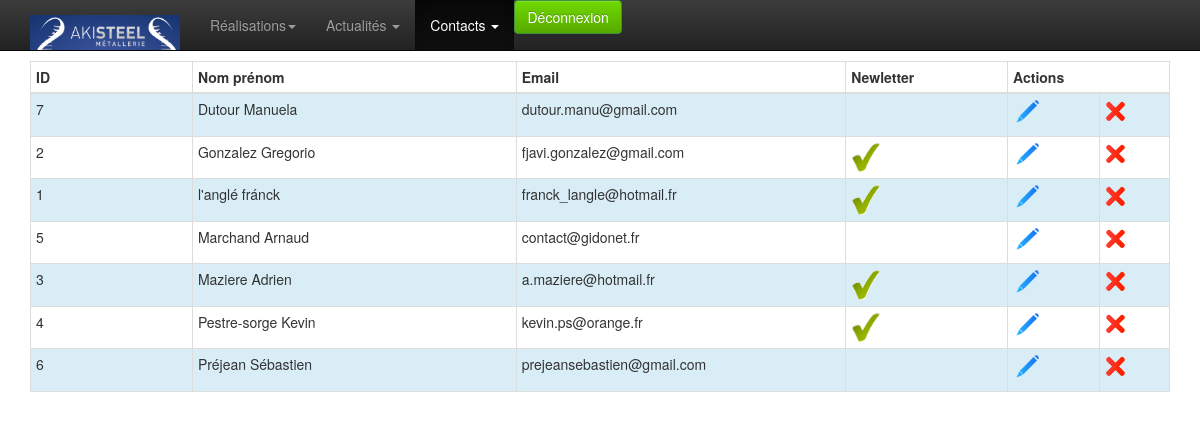
/admin/contact-list.php (signed in), run on an earlier commit of the app's database.
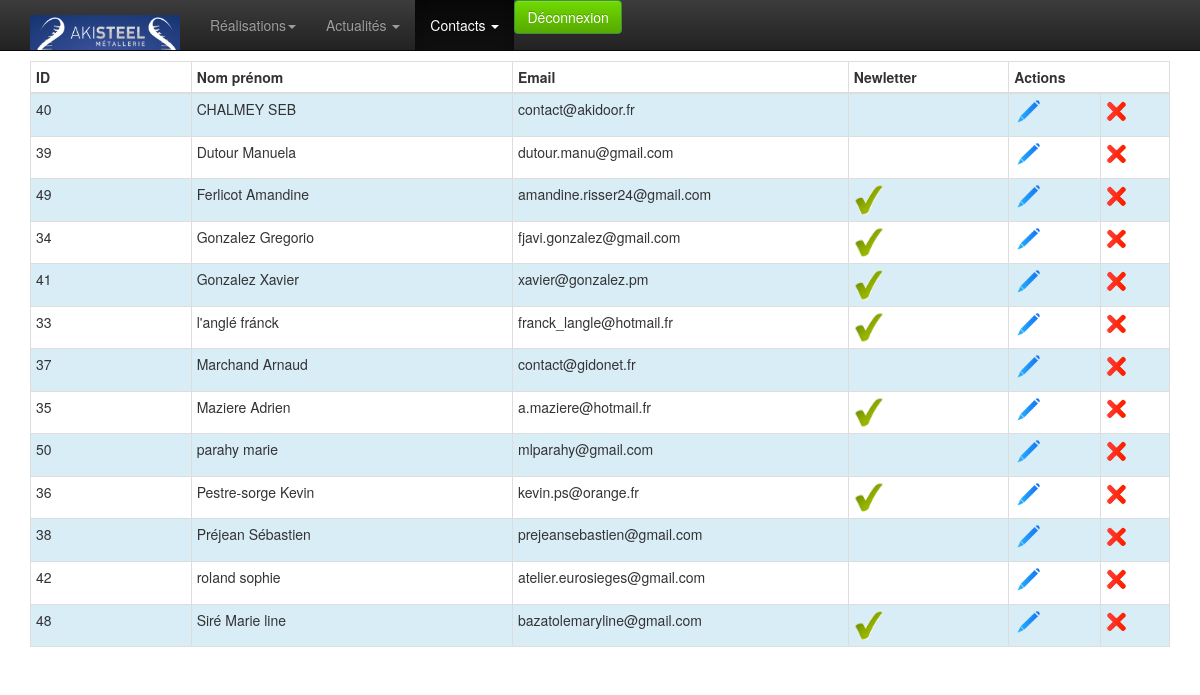
And on a later commit of the database.
### tables this page shows
CREATE TABLE `contact` (
  `id` int(10) unsigned NOT NULL AUTO_INCREMENT,
  `firstname` varchar(250) DEFAULT NULL,
  `name` varchar(250) DEFAULT NULL,
  `adresse` varchar(250) NOT NULL,
  `cp` varchar(10) NOT NULL,
  `ville` varchar(100) NOT NULL,
  `email` varchar(250) DEFAULT NULL,
  `tel` varchar(50) DEFAULT NULL,
  `message` text,
  `newsletter` tinyint(4) NOT NULL DEFAULT '0',
  `fromgoldbook` tinyint(4) NOT NULL DEFAULT '0',
  `fromcontact` tinyint(4) NOT NULL DEFAULT '0',
  PRIMARY KEY (`id`)
);

### admin/classes/StorageManager.php (called while the page is built, shortened)
<?php
class StorageManager{
	protected function dbConnect() {
	    $host = DBHOST;
	    $user = DBUSER;
	    $pass = DBPASSWD;
	    $bdd  = DBNAME;
		try {
			$this->mysqli = new mysqli ($host, $user, $pass, $bdd) ;
		} catch (Exception $e) {
			throw new Exception("Erreur Connexion DB ". $e->getMessage());
		}
	}
}
?>

### admin/classes/Contact.php (called while the page is built, shortened)
<?php
require_once("StorageManager.php");
class Contact extends StorageManager {
	public function contactGet( $id, $offset, $count ) {
		try {
			if (!isset($id)){
				if (isset($offset) && isset($count)) {
					$sql = "SELECT * FROM `contact` ORDER BY `name` ASC LIMIT ". $offset .",". $count .";" ;
				} else {
					$sql = "SELECT * FROM `contact` ORDER BY `name`;" ;
				}
			} else {
				$sql = "SELECT * FROM `contact` WHERE id=". $id;
			}
			$new_array = null;
			$result = mysqli_query($this->mysqli,$sql);
			while( ( $row = mysqli_fetch_assoc( $result ) ) != false ){
				$new_array[] = $row;
			}
			return $new_array;
		} catch (Exception $e) {
			throw new Exception("Erreur Mysql contactGet ". $e->getMessage());
			return "errrrrrrooooOOor";
		}
	}
}

### admin/contact-list.php (the view, shortened to what this page needs)
<?php
	require 'classes/Contact.php';
	$contact = new Contact();
	$epp = 50;
	$current = 1;
	$start = ($current * $epp - $epp);
	$result = $contact->contactGet(null, $start, $epp);
?>
<!doctype html>
<html class="no-js" lang="en">
<head>
	<?php include_once 'inc-meta.php';?>
</head>
<body>
	<?php require_once 'inc-menu.php';?>
	<div class="container">
		<div class="row">
			<div class="col-xs-12 col-sm-12 col-md-12">
			</div>
		</div>
		<div class="row">
			<div class="col-xs-12 col-sm-12 col-md-12">
				<table class="table table-hover table-bordered table-condensed table-striped" >
					<thead>
						<tr>
							<th class="col-md-1" style="">
								ID
							</th>
							<th class="col-md-2" style="">
								Nom prénom
							</th>
							<th class="col-md-2" style="">
								Email
							</th>
							<th class="col-md-1" style="">
								Newletter
							</th>
							<th class="col-md-1" colspan="2" style="">
								Actions
							</th>
						</tr>
					</thead>
					<tbody>
						<?php
						if (!empty($result)) {
							$i=0;
							foreach ($result as $value) {
							$i++;
							if($value['newsletter']=='1') {
								$online = 'check';
							} else {
								$online = 'vide';
							}
							?>
							<tr class="<?php if ($i%2!=0) echo 'info'?>">
								<td><?php echo $value['id']?></td>
								<td><?php echo $value['name'] ."  ". $value['firstname']?></td>
								<td><?php echo $value['email']?></td>
								<td><img src="img/<?php echo $online ?>.png" width="30" ></td>
								<td><a href="contact-edit.php?id=<?php echo $value['id'] ?>"><img src="img/modif.png" width="30" alt="Modifier" ></a></td>
								<td>
								<img src="img/del.png" width="20" alt="Supprimer" onclick="$('.supp<?php echo $value['id']?>').css('display', 'block');"> </td>
							</tr>
							<?php } ?>
						<?php } ?>
					</tbody>
				</table>
			</div>
		</div>
	</div>
</body>
</html>

### admin/inc-meta.php (shortened to what this page needs)
<link type="text/css" href="/admin/css/bootstrap.min.css" media="screen" rel="stylesheet">
<link type="text/css" href="/admin/css/bootstrap-theme.min.css" media="screen" rel="stylesheet">
<link type="text/css" href="/admin/css/style.css" media="screen" rel="stylesheet">
<link type="text/css" href="/admin/js/jquery-ui.min.css" media="screen" rel="stylesheet">
<link type="text/css" href="/admin/css/pagination.css" media="screen" rel="stylesheet">
<link type="text/css" href="/admin/css/style.css" media="screen" rel="stylesheet">

### admin/inc-menu.php (shortened to what this page needs)
<nav class="navbar navbar-inverse navbar-fixed-top" role="navigation">
           <div class="container">
               	<div class="navbar-header">
                   <a class="navbar-brand" href="/admin/"><img src="/admin/img/xlogo.png" width="150" alt="Back-Office"/></a>
               	</div>
               	<div class="col-md-6 collapse navbar-collapse">
           			<ul class="nav navbar-nav">
           				<li class="dropdown">
				          	<a href="#" class="dropdown-toggle" data-toggle="dropdown" role="button" aria-expanded="false">Réalisations<span class="caret"></span></a>
				        </li>
           				<li class="dropdown">
				          	<a href="/admin/actualite/liste.php" class="dropdown-toggle" data-toggle="dropdown" role="button" aria-expanded="false">Actualités <span class="caret"></span></a>
				        </li>
						<li class="dropdown">
				          	<a href="contact-list.php" class="dropdown-toggle" data-toggle="dropdown" role="button" aria-expanded="false">Contacts <span class="caret"></span></a>
				        </li>
                    </ul>
                   </div>
                   <div class="col-md-2 collapse navbar-collapse">
                     	<a class="btn btn-success pull-right" href="/admin/?action=getout">Déconnexion</a>
                    </div>
               </div>
       </nav>

### admin/css/style.css (style rules this page uses)
body { padding-top: 60px; padding-bottom: 40px; }
.btn-success { background-color: #57a900; background-image: -moz-linear-gradient(top, #70d900, #57a900); background-image: -ms-linear-gradient(top, #70d900, #57a900); background-image: -webkit-gradient(linear, 0 0, 0 100%, from(#70d900), to(#57a900)); background-image: -webkit-linear-gradient(top, #70d900, #57a900); background-image: -o-linear-gradient(top, #70d900, #57a900); background-image: linear-gradient(top, #70d900, #57a900); filter: progid:DXImageTransform.Microsoft.gradient(startColorstr='#70d900', endColorstr='#57a900', GradientType=0); }

What changed in the data, as far as the page shows it:
removed contact: id "7", name "Dutour", firstname "Manuela", email "dutour.manu@gmail.com"
removed contact: id "2", name "Gonzalez", firstname "Gregorio", email "fjavi.gonzalez@gmail.com"
removed contact: id "1", name "l'anglé", firstname "fránck", email "franck_langle@hotmail.fr"
removed contact: id "5", name "Marchand", firstname "Arnaud", email "contact@gidonet.fr"
removed contact: id "3", name "Maziere", firstname "Adrien", email "a.maziere@hotmail.fr"
removed contact: id "4", name "Pestre-sorge", firstname "Kevin", email "kevin.ps@orange.fr"
removed contact: id "6", name "Préjean", firstname "Sébastien", email "prejeansebastien@gmail.com"
added contact: id "40", name "CHALMEY", firstname "SEB", email "contact@akidoor.fr"
added contact: id "39", name "Dutour", firstname "Manuela", email "dutour.manu@gmail.com"
added contact: id "49", name "Ferlicot", firstname "Amandine", email "amandine.risser24@gmail.com"
added contact: id "34", name "Gonzalez", firstname "Gregorio", email "fjavi.gonzalez@gmail.com"
added contact: id "41", name "Gonzalez", firstname "Xavier", email "xavier@gonzalez.pm"
added contact: id "33", name "l'anglé", firstname "fránck", email "franck_langle@hotmail.fr"
added contact: id "37", name "Marchand", firstname "Arnaud", email "contact@gidonet.fr"
added contact: id "35", name "Maziere", firstname "Adrien", email "a.maziere@hotmail.fr"
added contact: id "50", name "parahy", firstname "marie", email "mlparahy@gmail.com"
added contact: id "36", name "Pestre-sorge", firstname "Kevin", email "kevin.ps@orange.fr"
added contact: id "38", name "Préjean", firstname "Sébastien", email "prejeansebastien@gmail.com"
added contact: id "42", name "roland", firstname "sophie", email "atelier.eurosieges@gmail.com"
added contact: id "48", name "Siré", firstname "Marie line", email "bazatolemaryline@gmail.com"
